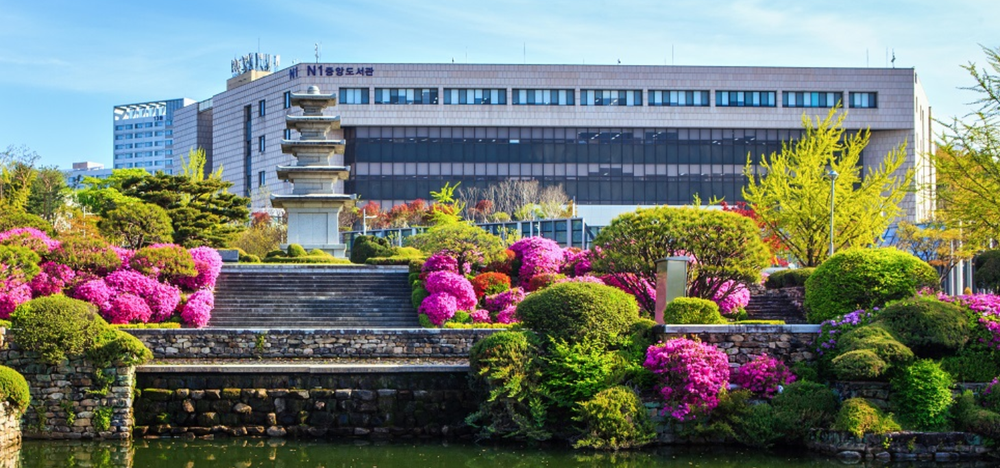
#> input picture Image Processing/IP02/capture.png, 1000 x 468 px, shrunk from 1459 x 683 before the run
$ python prac02.py
#> lines starting #> are read from the running program, lines starting #| are printed output that depends on the picture
#histogram

import cv2
import numpy as np
import matplotlib.pyplot  as plt

src = cv2.imread('capture.png', cv2.IMREAD_GRAYSCALE)
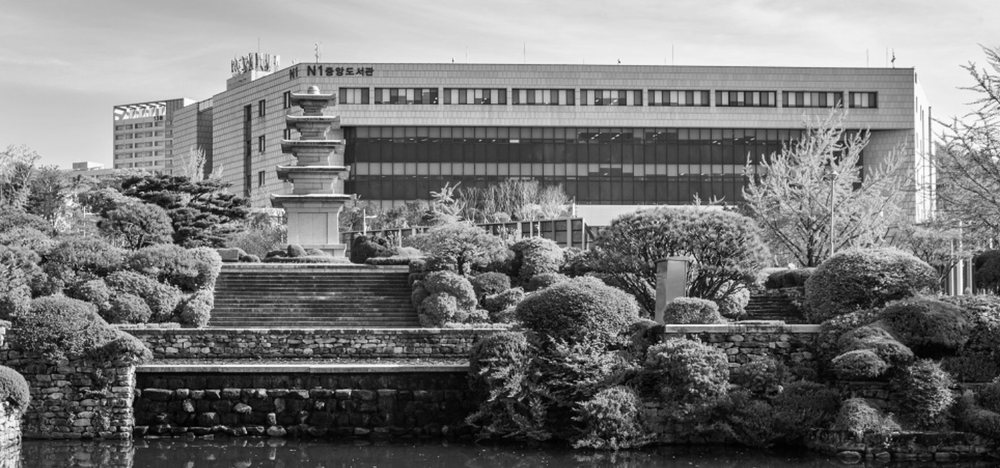
#> src: shape (468, 1000); min 0, max 255, mean 118.7
#src =cv2.add(src, 40)
#src = src + 40

hist = cv2.calcHist([src], [0], None, [256], [0,256])
#> hist = 256 values, max 3091 at index 58, min 5 at index 0, mean 1828.1
plt.plot(hist, color='r')
plt.title('histogram plot')
plt.xlabel('pixel intensity')
plt.ylabel('pixel num')
plt.show()
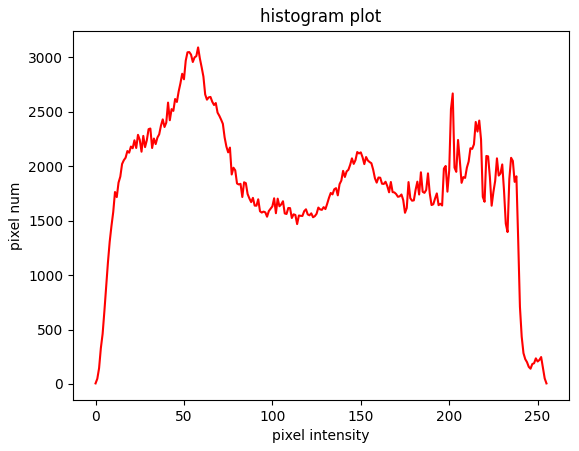
#> figure drawn by matplotlib, 1 panel; curve peaks at x = 58, y = 3091

histFlatten = hist.flatten()
#> histFlatten has the same summary as hist

binX = np.arange(len(histFlatten))
#> binX = 256 values from 0 to 255
plt.bar(binX, histFlatten, width=2, color='g')
plt.title('histogram bar')
plt.xlabel('pixel intensity')
plt.ylabel('pixel num')
plt.show()
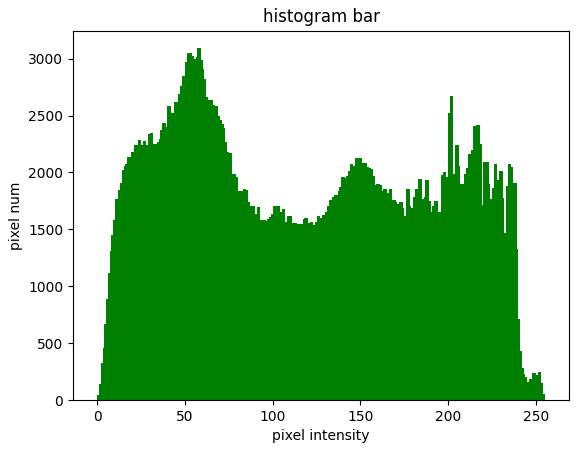
#> figure drawn by matplotlib, 1 panel; tallest bar 3091 high, from x = 57 to 59
